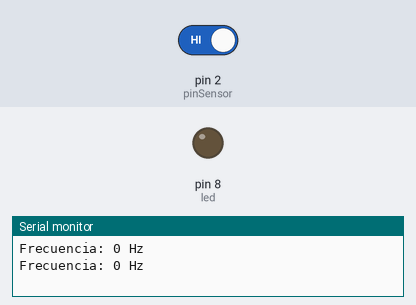
Simulated run of this sketch. Board: Arduino Uno, built with avr-gcc and run on an emulated ATmega328P. Parts: output pins drawn as LEDs (lit = HIGH), the last lines printed to the serial monitor. The test bench sets the inputs (shaded band); at power-on: pin 2 (pinSensor) HIGH.

Above: at 1.2 s.
1.3 s: pin 2 (pinSensor) driven LOW
At 2.1 s:
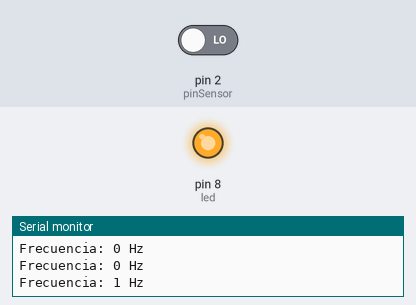
Timing chart, 0 to 4.3 s (numbered marks = the images above; inputs shaded):
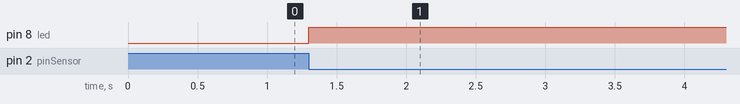

The sketch:

reto4.ino
```cpp
const int pinSensor = 2;   // Entrada de pulsos (INT0)
const int led = 8;         // LED indicador

volatile unsigned long contadorPulsos = 0;
volatile bool flagMedir = false;

void setup() {
  pinMode(pinSensor, INPUT_PULLUP);
  pinMode(led, OUTPUT);

  Serial.begin(9600);

  attachInterrupt(digitalPinToInterrupt(pinSensor), contarPulsos, FALLING);

  // Configurar Timer1 en modo CTC (1s)
  noInterrupts();
  TCCR1A = 0;
  TCCR1B = 0;
  OCR1A = 15624;                       // 1 Hz con prescaler 1024
  TCCR1B |= (1 << WGM12);              // CTC
  TCCR1B |= (1 << CS12) | (1 << CS10); // prescaler 1024
  TIMSK1 |= (1 << OCIE1A);             // habilita interrupción
  interrupts();
}

void loop() {
  if (flagMedir) {
    noInterrupts();
    unsigned long pulsos = contadorPulsos;
    contadorPulsos = 0;
    interrupts();

    Serial.print("Frecuencia: ");
    Serial.print(pulsos);
    Serial.println(" Hz");

    flagMedir = false;
  }
}

void contarPulsos() {
  contadorPulsos++;
  digitalWrite(led, !digitalRead(led));
}

// 🚨 IMPORTANTE: deja el ISR al final
ISR(TIMER1_COMPA_vect) {
  flagMedir = true;
}
```

Measured:
- after the input at 1.3 s, pin 8 (led): LOW → HIGH at once
